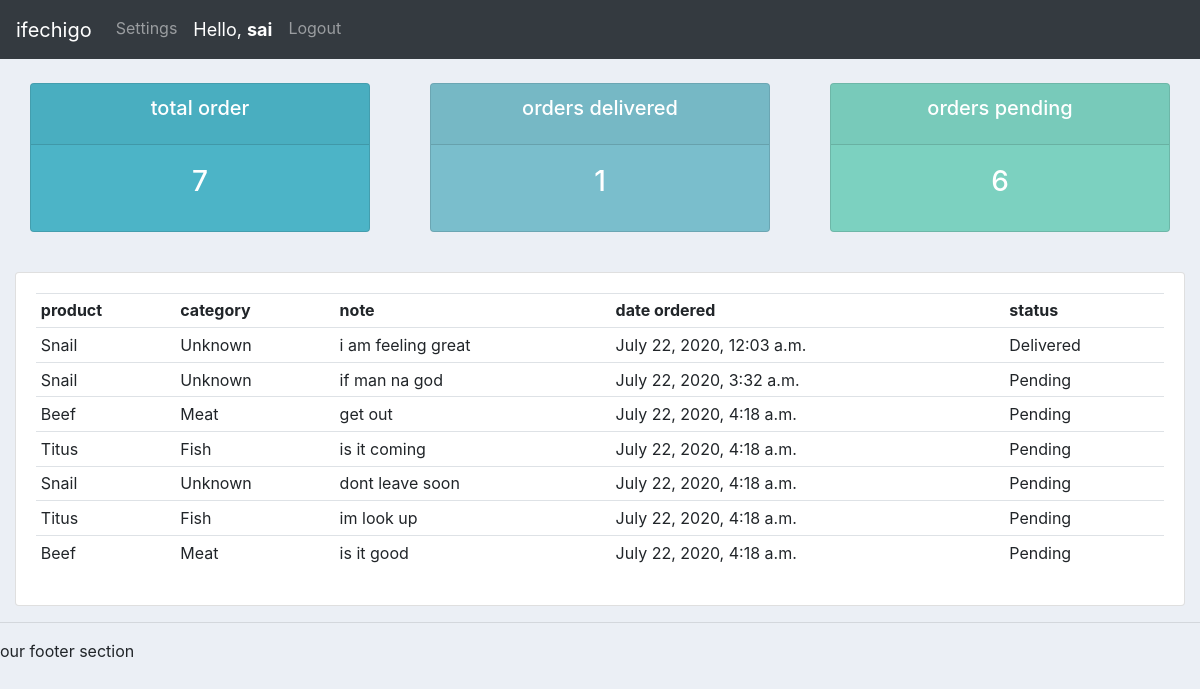
Screenshot of /user/ (signed in) with the database file from the repository.
### account/models.py (models this page shows, shortened)
class Order(models.Model):
    STATUS = (
        ('Pending', 'Pending'),
        ('Out of Order', 'Out of Order'),
        ('Delivered', 'Delivered')
    )
    customer = models.ForeignKey(Customer, null=True, on_delete=models.SET_NULL)
    product = models.ForeignKey(Product, null=True, on_delete=models.SET_NULL)
    date_created = models.DateTimeField(auto_now_add=True, null=True)
    status = models.CharField(max_length=200, null=True, choices=STATUS)
    note = models.CharField(max_length=200, null=True)

class Product(models.Model):
    CATEGORY = (
        ('Meat', 'Meat'),
        ('Fish', 'Fish'),
        ('Unknown', 'Unknown')
    )
    name = models.CharField(max_length=200, null=True)
    price = models.FloatField(null=True)
    category = models.CharField(max_length=200, null=True, choices=CATEGORY)
    description = models.CharField(max_length=100, null=True, blank=True)
    date_created = models.DateTimeField(auto_now_add=True, null=True)
    tag = models.ManyToManyField(Tag)
    def __str__(self):
        return self.name

### account/decorators.py (the view)
        def wrapper_func(request, *args, **kwargs):
            group = None
            if request.user.groups.exists():
                group = request.user.groups.all()[0].name
            if group in allowed_roles:
                return view_func(request, *args, **kwargs)
            else:
                return HttpResponse('You are not authorized to view this page')

### account/views.py (called while the page is built)
@login_required(login_url='login')
@allowed_users(allowed_roles=['customer'])
def userPage(request):
    orders = request.user.customer.order_set.all()
    total_orders = orders.count()
    delivered = orders.filter(status='Delivered').count()
    pending = orders.filter(status='Pending').count()
    context = {
                'orders': orders,
                'total_orders': total_orders,
                'delivered': delivered,
                'pending': pending,
                }
    return render(request, 'account/user.html', context)

### templates/account/user.html
{% extends 'account/main.html' %}
{% block content %}
    {% include 'account/status.html' %}
    <br>
    <div class="row">
        <div class="col">
            <div class="card card-body">
                <table class="table table-sm">
                    <tr>
                        <th>product</th>
                        <th>category</th>
                        <th>note</th>
                        <th>date ordered</th>
                        <th>status</th>
                    </tr>
                    {% for order in orders %}
                        <tr>
                            <td>{{ order.product }}</td>
                            <td>{{ order.product.category }}</td>
                            <td>{{ order.note }}</td>
                            <td>{{ order.date_created }}</td>
                            <td>{{ order.status }}</td>
                        </tr>
                    {% endfor %}
                </table>
            </div>
        </div>
    </div>
{% endblock %}

### templates/account/navbar.html (shortened to what this page needs)
{% load static %}
<nav class="navbar navbar-expand-lg navbar-dark bg-dark">
  <a class="navbar-brand" href="#">ifechigo</a>
  <div class="collapse navbar-collapse" id="navbarNav">
    <ul class="navbar-nav">
      {% if request.user.is_staff %}
      <li class="nav-item active">
        <a class="nav-link" href="{% url 'dashboard' %}">Dashboard</a>
      </li>
      <li class="nav-item">
        <a class="nav-link" href="{% url 'products' %}">Products</a>
      </li>
      {% else %}
      <li class="nav-item">
        <a class="nav-link" href="{% url 'user_settings' %}">Settings</a>
      </li>
      {% endif %}
      <li class="nav-item">
        <a class="nav-link" id="hello-msg" href="#">Hello, <strong>{{ request.user }}</strong> </a>
      </li>
      <li class="nav-item">
        <a class="nav-link" href="{% url 'logout' %}">Logout</a>
      </li>
    </ul>
  </div>
</nav>

### static/css/main.css (style rules this page uses)
body { background-color: #ebeff5; }

### templates/account/navbar.html (style rules this page uses)
#hello-msg { color: white; font-size: 18px; }

### rows the page displays
Order: product "Snail", product.category "Unknown", note "i am feeling great", date_created "July 22, 2020, 12:03 a.m.", status "Delivered"
Order: product "Snail", product.category "Unknown", note "if man na god", date_created "July 22, 2020, 3:32 a.m.", status "Pending"
Order: product "Beef", product.category "Meat", note "get out", date_created "July 22, 2020, 4:18 a.m.", status "Pending"
Order: product "Titus", product.category "Fish", note "is it coming", date_created "July 22, 2020, 4:18 a.m.", status "Pending"
Order: product "Snail", product.category "Unknown", note "dont leave soon", date_created "July 22, 2020, 4:18 a.m.", status "Pending"
Order: product "Titus", product.category "Fish", note "im look up", date_created "July 22, 2020, 4:18 a.m.", status "Pending"
Order: product "Beef", product.category "Meat", note "is it good", date_created "July 22, 2020, 4:18 a.m.", status "Pending"

### other values shown
{{ request.user }} "sai"
{{ total_orders }} "7"
{{ delivered }} "1"
{{ pending }} "6"
